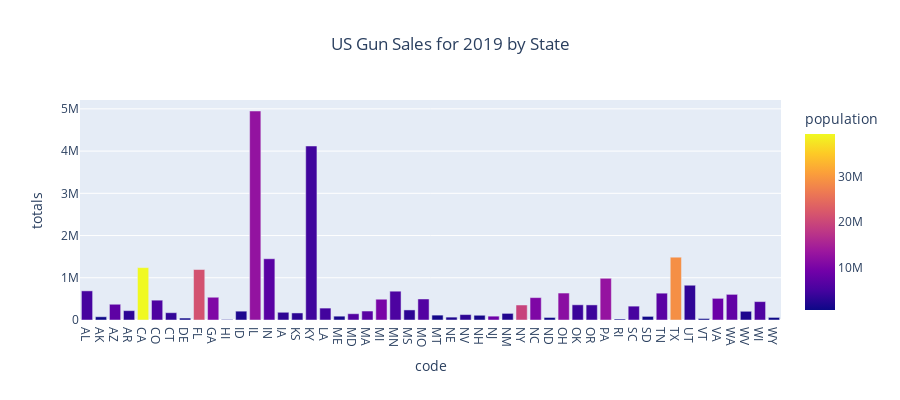

Notebook source saved alongside this figure:
### Markdown cell above
## Plotting states for 2019 to see how it looks

### Code cell
fig = px.bar(ann_sales_pop_bystate[ann_sales_pop_bystate.year == '2019'], x = 'code', y = 'totals', color = 'population', labels={'pop:population of US'}
             , height= 400, title= 'US Gun Sales for 2019 by State')
fig.update_layout(title_x = 0.5)
fig.show()

### Figure 1 — Plotly figure (JSON) as saved in the notebook; plotly's stock layout.template omitted (floating-point values rounded to 4 significant figures)
{"data": [{"alignmentgroup": "True", "hovertemplate": "code=%{x}<br>totals=%{y}<br>population=%{marker.color}<extra></extra>", "legendgroup": "", "marker": {"color": [4903185, 731545, 7278717, 3017804, 39512223, 5758736, 3565287, 973764, 21477737, 10617423, 1415872, 1787065, 12671821, 6732219, 3155070, 2913314, 4467673, 4648794, 1344212, 6045680, 6892503, 9986857, 5639632, 2976149, 6137428, 1068778, 1934408, 3080156, 1359711, 8882190, 2096829, 19453561, 10488084, 762062, 11689100, 3956971, 4217737, 12801989, 1059361, 5148714, 884659, 6829174, 28995881, 3205958, 623989, 8535519, 7614893, 1792147, 5822434, 578759], "coloraxis": "coloraxis"}, "name": "", "offsetgroup": "", "orientation": "v", "showlegend": false, "textposition": "auto", "type": "bar", "x": ["AL", "AK", "AZ", "AR", "CA", "CO", "CT", "DE", "FL", "GA", "HI", "ID", "IL", "IN", "IA", "KS", "KY", "LA", "ME", "MD", "MA", "MI", "MN", "MS", "MO", "MT", "NE", "NV", "NH", "NJ", "NM", "NY", "NC", "ND", "OH", "OK", "OR", "PA", "RI", "SC", "SD", "TN", "TX", "UT", "VT", "VA", "WA", "WV", "WI", "WY"], "xaxis": "x", "y": [690084, 76923, 372912, 221344, 1240632, 469535, 172935, 46427, 1195539, 539113, 12666, 209275, 4949570, 1450565, 182802, 167010, 4120892, 282264, 90626, 148813, 212316, 492171, 682356, 238388, 497858, 115823, 68236, 128312, 112173, 91257, 156829, 355374, 530365, 60389, 638495, 360043, 357700, 987886, 24338, 328221, 85426, 635313, 1487212, 823270, 35843, 512766, 607170, 206196, 435685, 61291], "yaxis": "y"}], "layout": {"barmode": "relative", "coloraxis": {"colorbar": {"title": {"text": "population"}}, "colorscale": [[0, "#0d0887"], [0.1111, "#46039f"], [0.2222, "#7201a8"], [0.3333, "#9c179e"], [0.4444, "#bd3786"], [0.5556, "#d8576b"], [0.6667, "#ed7953"], [0.7778, "#fb9f3a"], [0.8889, "#fdca26"], [1, "#f0f921"]]}, "height": 400, "legend": {"tracegroupgap": 0}, "title": {"text": "US Gun Sales for 2019 by State", "x": 0.5}, "xaxis": {"anchor": "y", "domain": [0, 1], "title": {"text": "code"}}, "yaxis": {"anchor": "x", "domain": [0, 1], "title": {"text": "totals"}}}}
